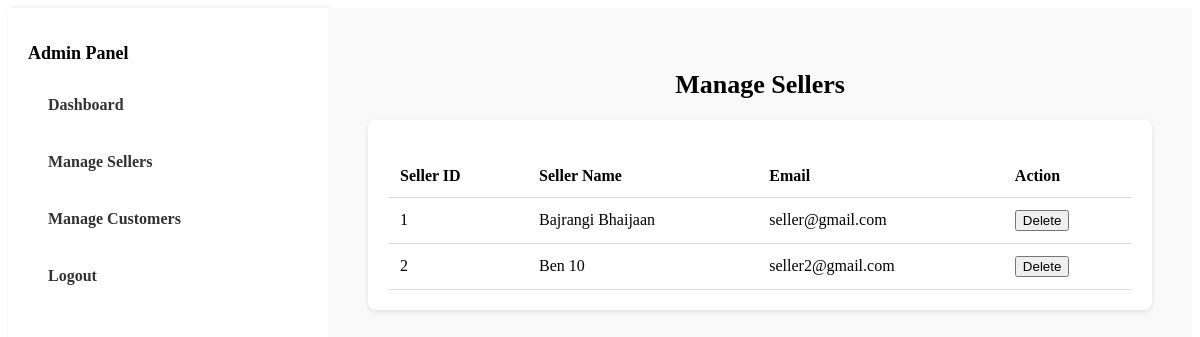
/Kachabazar/manage_sellers.php (signed in), run on the app's committed database.
### tables this page shows
CREATE TABLE `seller` (
  `seller_id` int(11) NOT NULL,
  `seller_name` varchar(100) NOT NULL,
  `store_name` varchar(100) NOT NULL,
  `seller_email` varchar(100) NOT NULL,
  `seller_password` varchar(255) NOT NULL,
  `date` date NOT NULL,
  `store_location` varchar(255) NOT NULL,
  `store_description` text DEFAULT NULL
);

### Kachabazar/manage_sellers.php (the view, shortened to what this page needs)
<?php
$conn = mysqli_connect('localhost', 'root', '', 'kachabazarDB');
$sellers = mysqli_query($conn, "SELECT * FROM Seller");
?>
<!DOCTYPE html>
<html>
<head>
    <link rel="stylesheet" href="css/styles.css">
</head>
<body>
<div class="dashboard-container">
    <div class="sidebar">
        <h2>Admin Panel</h2>
        <ul>
            <li><a href="admin_dashboard.php">Dashboard</a></li>
            <li><a href="manage_sellers.php">Manage Sellers</a></li>
            <li><a href="manage_users.php">Manage Customers</a></li>
            <li><a href="logout.php">Logout</a></li>
        </ul>
    </div>
    <div class="main-content">
        <h2>Manage Sellers</h2>
        <div class="box">
            <table>
                <tr>
                    <th>Seller ID</th>
                    <th>Seller Name</th>
                    <th>Email</th>
                    <th>Action</th>
                </tr>
                <?php while ($row = mysqli_fetch_assoc($sellers)) { ?>
                <tr>
                    <td><?php echo $row['seller_id']; ?></td>
                    <td><?php echo htmlspecialchars($row['seller_name']); ?></td>
                    <td><?php echo htmlspecialchars($row['seller_email']); ?></td>
                    <td>
                        <form method="POST" action="">
                            <button type="submit" name="delete_seller" class="delete-button" onclick="return confirm('Are you sure you want to delete this seller and all their data?');">Delete</button>
                        </form>
                    </td>
                </tr>
                <?php } ?>
            </table>
        </div>
    </div>
</div>
</body>
</html>

### Kachabazar/css/styles.css (style rules this page uses)
.dashboard-container { display: flex; min-height: 100vh; }
.sidebar { background-color: #ffffff; width: 250px; padding: 20px; box-shadow: 2px 0 5px rgba(0,0,0,0.1); }
.sidebar h2 { font-size: 20px; margin-bottom: 20px; }
.sidebar ul { list-style-type: none; padding: 0; }
.sidebar ul li { margin-bottom: 15px; }
.sidebar ul li a { text-decoration: none; color: #333; font-weight: bold; padding: 10px; display: block; border-radius: 5px; }
.main-content { flex-grow: 1; padding: 30px; background-color: #f9f9f9; }
.box { background-color: #ffffff; padding: 20px; margin-bottom: 30px; border-radius: 8px; box-shadow: 0 2px 5px rgba(0,0,0,0.1); }
.main-content table { width: 100%; border-collapse: collapse; margin-top: 15px; }
.main-content table th, .main-content table td { padding: 12px; text-align: left; border-bottom: 1px solid #ddd; }
.sidebar h2 { font-size: 22px; margin-bottom: 20px; }
.main-content { flex-grow: 1; padding: 40px; background-color: #f9f9f9; }
.main-content h2 { margin-bottom: 10px; font-size: 26px; }
.box { background-color: #ffffff; padding: 20px; margin-top: 20px; border-radius: 8px; box-shadow: 0 2px 5px rgba(0,0,0,0.1); }
.main-content h2 { text-align: center; margin-bottom: 20px; }
.sidebar { background-color: #ffffff; width: 250px; padding: 20px; box-shadow: 2px 0 5px rgba(0,0,0,0.1); flex-shrink: 0; }
.sidebar ul li a { text-decoration: none; color: #333; font-weight: bold; padding: 10px 15px; display: block; border-radius: 5px; text-align: left; white-space: nowrap; overflow: hidden; text-overflow: ellipsis; }
.sidebar ul li a { text-decoration: none; color: #333; font-weight: bold; padding: 12px 20px; display: block; border-radius: 5px; text-align: left; white-space: nowrap; overflow: hidden; text-overflow: ellipsis; font-size: 16px; }
.sidebar ul li a { text-decoration: none; color: #333; font-weight: bold; padding: 12px 20px; display: block; border-radius: 5px; white-space: nowrap; overflow: hidden; text-overflow: ellipsis; font-size: 16px; }
.sidebar { width: 280px; }
.sidebar h2 { font-size: 18px; margin-bottom: 20px; }

### data on the page
seller: seller_id "1", seller_name "Bajrangi Bhaijaan", seller_email "seller@gmail.com"
seller: seller_id "2", seller_name "Ben 10", seller_email "seller2@gmail.com"
